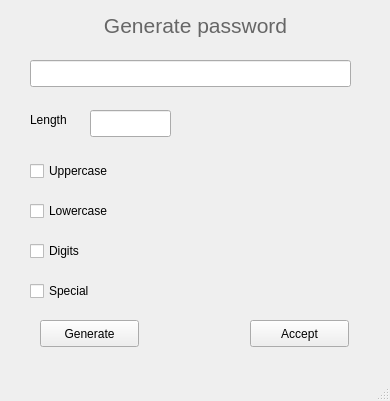
<?xml version="1.0" encoding="UTF-8"?>
<ui version="4.0">
 <class>MainWindow</class>
 <widget class="QMainWindow" name="MainWindow">
  <property name="geometry">
   <rect>
    <x>0</x>
    <y>0</y>
    <width>390</width>
    <height>401</height>
   </rect>
  </property>
  <property name="windowTitle">
   <string>Generate password</string>
  </property>
  <widget class="QWidget" name="centralwidget">
   <widget class="QLabel" name="label_3">
    <property name="geometry">
     <rect>
      <x>10</x>
      <y>10</y>
      <width>371</width>
      <height>31</height>
     </rect>
    </property>
    <property name="text">
     <string>&lt;html&gt;&lt;head/&gt;&lt;body&gt;&lt;p align=&quot;center&quot;&gt;&lt;span style=&quot; font-size:16pt; color:#666666;&quot;&gt;Generate password&lt;/span&gt;&lt;/p&gt;&lt;/body&gt;&lt;/html&gt;</string>
    </property>
   </widget>
   <widget class="QLineEdit" name="length">
    <property name="geometry">
     <rect>
      <x>90</x>
      <y>110</y>
      <width>81</width>
      <height>27</height>
     </rect>
    </property>
   </widget>
   <widget class="QLabel" name="label">
    <property name="geometry">
     <rect>
      <x>30</x>
      <y>110</y>
      <width>71</width>
      <height>20</height>
     </rect>
    </property>
    <property name="text">
     <string>Length</string>
    </property>
   </widget>
   <widget class="QCheckBox" name="uppercase">
    <property name="geometry">
     <rect>
      <x>30</x>
      <y>160</y>
      <width>131</width>
      <height>22</height>
     </rect>
    </property>
    <property name="text">
     <string>Uppercase</string>
    </property>
   </widget>
   <widget class="QCheckBox" name="lowercase">
    <property name="geometry">
     <rect>
      <x>30</x>
      <y>200</y>
      <width>131</width>
      <height>22</height>
     </rect>
    </property>
    <property name="text">
     <string>Lowercase</string>
    </property>
   </widget>
   <widget class="QCheckBox" name="digits">
    <property name="geometry">
     <rect>
      <x>30</x>
      <y>240</y>
      <width>131</width>
      <height>22</height>
     </rect>
    </property>
    <property name="text">
     <string>Digits</string>
    </property>
   </widget>
   <widget class="QPushButton" name="generateButton">
    <property name="geometry">
     <rect>
      <x>40</x>
      <y>320</y>
      <width>99</width>
      <height>27</height>
     </rect>
    </property>
    <property name="text">
     <string>Generate</string>
    </property>
   </widget>
   <widget class="QCheckBox" name="special">
    <property name="geometry">
     <rect>
      <x>30</x>
      <y>280</y>
      <width>131</width>
      <height>22</height>
     </rect>
    </property>
    <property name="text">
     <string>Special</string>
    </property>
   </widget>
   <widget class="QPushButton" name="applyButton">
    <property name="geometry">
     <rect>
      <x>250</x>
      <y>320</y>
      <width>99</width>
      <height>27</height>
     </rect>
    </property>
    <property name="text">
     <string>Accept</string>
    </property>
   </widget>
   <widget class="QLabel" name="label_4">
    <property name="geometry">
     <rect>
      <x>30</x>
      <y>50</y>
      <width>71</width>
      <height>20</height>
     </rect>
    </property>
    <property name="text">
     <string/>
    </property>
   </widget>
   <widget class="QLineEdit" name="generated">
    <property name="geometry">
     <rect>
      <x>30</x>
      <y>60</y>
      <width>321</width>
      <height>27</height>
     </rect>
    </property>
   </widget>
  </widget>
  <widget class="QMenuBar" name="menubar">
   <property name="geometry">
    <rect>
     <x>0</x>
     <y>0</y>
     <width>390</width>
     <height>25</height>
    </rect>
   </property>
  </widget>
  <widget class="QStatusBar" name="statusbar"/>
 </widget>
 <resources/>
 <connections/>
</ui>
